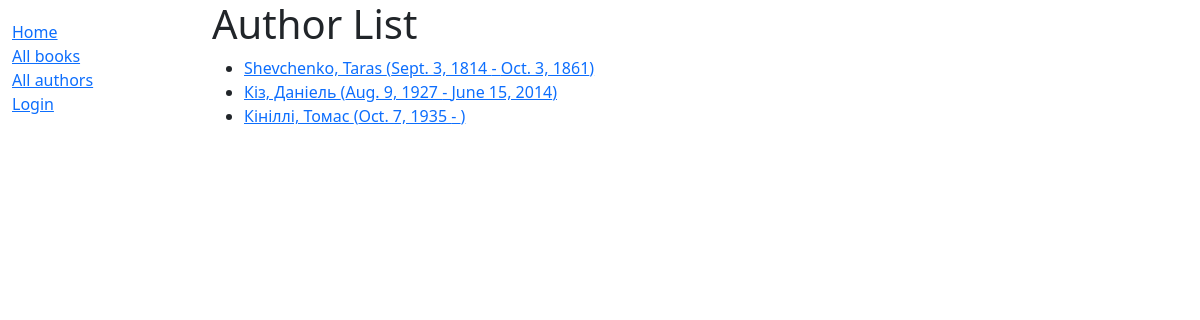
Screenshot of /authors/ with the database file from the repository.
### WebLib/models.py (models this page shows)
class Author(models.Model):
    first_name = models.CharField(max_length=100)
    last_name = models.CharField(max_length=100)
    date_of_birth = models.DateField(null=True, blank=True)
    date_of_death = models.DateField('died', null=True, blank=True)
    def get_absolute_url(self):
        return reverse('author-detail', args=[str(self.id)])
    def __str__(self):
        return '{0}, {1}'.format(self.last_name, self.first_name)
    class Meta:
        ordering = ['last_name', 'first_name']

### WebLib/views.py (the view)
# urls.py: path('authors/', views.AuthorListView.as_view(), name='author'),
class AuthorListView(generic.ListView):
    model = Author

### WebLib/templates/WebLib/author_list.html
{% extends "base_generic.html" %}
{% block content %}
<h1>Author List</h1>
{% if author_list %}
  <ul>
  {% for author in author_list %}
    <li>
      <a href="{{ author.get_absolute_url }}">
      {{ author }} ({{author.date_of_birth}} - {% if author.date_of_death %}{{author.date_of_death}}{% endif %})
      </a>
    </li>
  {% endfor %}
 </ul>
{% else %}
  <p>There are no authors available.</p>
{% endif %}
{% endblock %}

### rows the page displays
Author: last_name+first_name "Shevchenko, Taras", date_of_birth "Sept. 3, 1814", date_of_death "Oct. 3, 1861"
Author: last_name+first_name "Кіз, Даніель", date_of_birth "Aug. 9, 1927", date_of_death "June 15, 2014"
Author: last_name+first_name "Кініллі, Томас", date_of_birth "Oct. 7, 1935"
